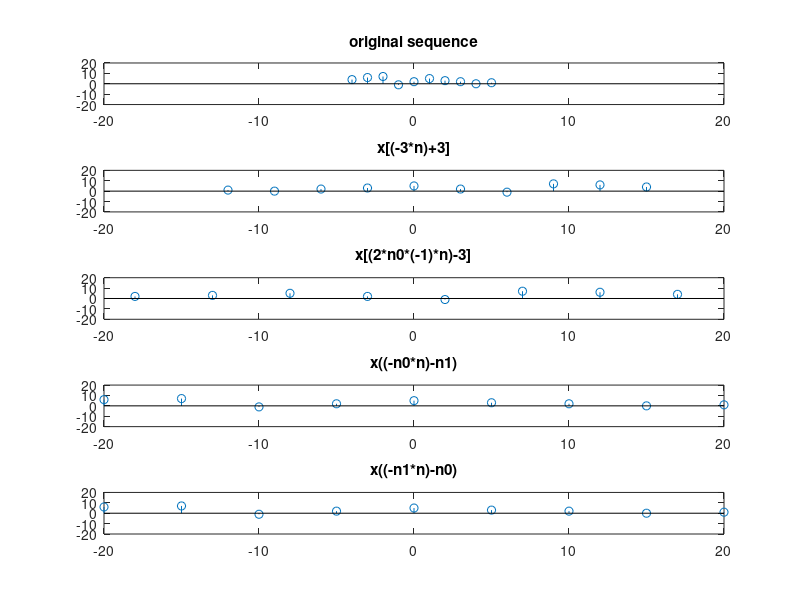

Write the MATLAB code that produced this figure.
clc
clear all
close all
x=[4,6,7,-1,2,5,3,2,0,1];%2 is origin
n0=input('enter the value of n0:');
n1=input('enter the value of n1:');
m=-4;
n=m:(numel(x)+m-1);
subplot(5,1,1);
stem(n,x);
xlim([-20 20]);
ylim([-20 20]);
title('original sequence')
xlim([-20 20]);
m1=-3.*n;
subplot(5,1,2);
stem(m1+3,x);
xlim([-20 20]);
ylim([-20 20]);
title('x[(-3*n)+3]');
m2=-1*n0.*n;
subplot(5,1,3);
stem(m2-3,x);
xlim([-20 20]);
ylim([-20 20]);
title('x[(2*n0*(-1)*n)-3]');
subplot(5,1,4);
stem((n0*n)-n1,x);
xlim([-20 20]);
ylim([-20 20]);           
title('x((-n0*n)-n1)');
subplot(5,1,5);
stem((n1*n)-n0,x);
xlim([-20 20]);
ylim([-20 20]);
title('x((-n1*n)-n0)');